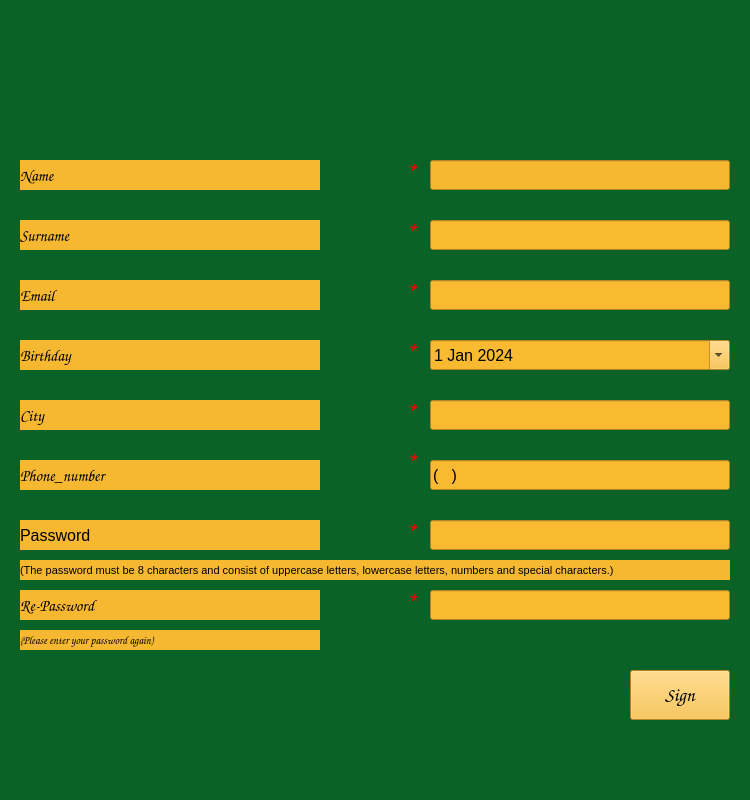
<?xml version="1.0" encoding="UTF-8"?>
<ui version="4.0">
 <class>Form</class>
 <widget class="QWidget" name="Form">
  <property name="geometry">
   <rect>
    <x>0</x>
    <y>0</y>
    <width>750</width>
    <height>800</height>
   </rect>
  </property>
  <property name="minimumSize">
   <size>
    <width>750</width>
    <height>800</height>
   </size>
  </property>
  <property name="maximumSize">
   <size>
    <width>750</width>
    <height>800</height>
   </size>
  </property>
  <property name="windowTitle">
   <string>Form</string>
  </property>
  <property name="styleSheet">
   <string notr="true">background-color: rgb(10, 98, 38);</string>
  </property>
  <widget class="QLineEdit" name="name">
   <property name="geometry">
    <rect>
     <x>430</x>
     <y>160</y>
     <width>300</width>
     <height>30</height>
    </rect>
   </property>
   <property name="minimumSize">
    <size>
     <width>300</width>
     <height>30</height>
    </size>
   </property>
   <property name="maximumSize">
    <size>
     <width>300</width>
     <height>30</height>
    </size>
   </property>
   <property name="font">
    <font>
     <pointsize>12</pointsize>
    </font>
   </property>
   <property name="styleSheet">
    <string notr="true">background-color: rgb(246, 184, 49);</string>
   </property>
  </widget>
  <widget class="QLineEdit" name="surname">
   <property name="geometry">
    <rect>
     <x>430</x>
     <y>220</y>
     <width>300</width>
     <height>30</height>
    </rect>
   </property>
   <property name="minimumSize">
    <size>
     <width>300</width>
     <height>30</height>
    </size>
   </property>
   <property name="maximumSize">
    <size>
     <width>300</width>
     <height>30</height>
    </size>
   </property>
   <property name="font">
    <font>
     <pointsize>12</pointsize>
    </font>
   </property>
   <property name="styleSheet">
    <string notr="true">background-color: rgb(249, 186, 50);</string>
   </property>
  </widget>
  <widget class="QLineEdit" name="city">
   <property name="geometry">
    <rect>
     <x>430</x>
     <y>400</y>
     <width>300</width>
     <height>30</height>
    </rect>
   </property>
   <property name="minimumSize">
    <size>
     <width>300</width>
     <height>30</height>
    </size>
   </property>
   <property name="maximumSize">
    <size>
     <width>300</width>
     <height>30</height>
    </size>
   </property>
   <property name="sizeIncrement">
    <size>
     <width>250</width>
     <height>30</height>
    </size>
   </property>
   <property name="font">
    <font>
     <pointsize>12</pointsize>
    </font>
   </property>
   <property name="styleSheet">
    <string notr="true">background-color: rgb(249, 186, 50);</string>
   </property>
  </widget>
  <widget class="QLineEdit" name="email">
   <property name="geometry">
    <rect>
     <x>430</x>
     <y>280</y>
     <width>300</width>
     <height>30</height>
    </rect>
   </property>
   <property name="minimumSize">
    <size>
     <width>300</width>
     <height>30</height>
    </size>
   </property>
   <property name="maximumSize">
    <size>
     <width>300</width>
     <height>30</height>
    </size>
   </property>
   <property name="font">
    <font>
     <pointsize>12</pointsize>
    </font>
   </property>
   <property name="styleSheet">
    <string notr="true">background-color: rgb(249, 186, 50);</string>
   </property>
  </widget>
  <widget class="QLabel" name="name_label">
   <property name="geometry">
    <rect>
     <x>20</x>
     <y>160</y>
     <width>300</width>
     <height>30</height>
    </rect>
   </property>
   <property name="minimumSize">
    <size>
     <width>300</width>
     <height>30</height>
    </size>
   </property>
   <property name="maximumSize">
    <size>
     <width>300</width>
     <height>30</height>
    </size>
   </property>
   <property name="font">
    <font>
     <family>Comic Sans MS</family>
     <pointsize>12</pointsize>
    </font>
   </property>
   <property name="styleSheet">
    <string notr="true">background-color: rgb(246, 184, 49);</string>
   </property>
   <property name="text">
    <string>Name</string>
   </property>
  </widget>
  <widget class="QLabel" name="surname_label">
   <property name="geometry">
    <rect>
     <x>20</x>
     <y>220</y>
     <width>300</width>
     <height>30</height>
    </rect>
   </property>
   <property name="minimumSize">
    <size>
     <width>300</width>
     <height>30</height>
    </size>
   </property>
   <property name="maximumSize">
    <size>
     <width>300</width>
     <height>30</height>
    </size>
   </property>
   <property name="font">
    <font>
     <family>Comic Sans MS</family>
     <pointsize>12</pointsize>
    </font>
   </property>
   <property name="styleSheet">
    <string notr="true">background-color: rgb(246, 184, 49);</string>
   </property>
   <property name="text">
    <string>Surname</string>
   </property>
  </widget>
  <widget class="QLabel" name="birth_label">
   <property name="geometry">
    <rect>
     <x>20</x>
     <y>340</y>
     <width>300</width>
     <height>30</height>
    </rect>
   </property>
   <property name="minimumSize">
    <size>
     <width>300</width>
     <height>30</height>
    </size>
   </property>
   <property name="maximumSize">
    <size>
     <width>300</width>
     <height>30</height>
    </size>
   </property>
   <property name="font">
    <font>
     <family>Comic Sans MS</family>
     <pointsize>12</pointsize>
    </font>
   </property>
   <property name="styleSheet">
    <string notr="true">background-color: rgb(246, 184, 49);</string>
   </property>
   <property name="text">
    <string>Birthday</string>
   </property>
  </widget>
  <widget class="QLabel" name="email_label">
   <property name="geometry">
    <rect>
     <x>20</x>
     <y>280</y>
     <width>300</width>
     <height>30</height>
    </rect>
   </property>
   <property name="minimumSize">
    <size>
     <width>300</width>
     <height>30</height>
    </size>
   </property>
   <property name="maximumSize">
    <size>
     <width>300</width>
     <height>30</height>
    </size>
   </property>
   <property name="font">
    <font>
     <family>Comic Sans MS</family>
     <pointsize>12</pointsize>
    </font>
   </property>
   <property name="styleSheet">
    <string notr="true">background-color: rgb(246, 184, 49);</string>
   </property>
   <property name="text">
    <string>Email</string>
   </property>
  </widget>
  <widget class="QLabel" name="city_label">
   <property name="geometry">
    <rect>
     <x>20</x>
     <y>400</y>
     <width>300</width>
     <height>30</height>
    </rect>
   </property>
   <property name="minimumSize">
    <size>
     <width>300</width>
     <height>30</height>
    </size>
   </property>
   <property name="maximumSize">
    <size>
     <width>300</width>
     <height>30</height>
    </size>
   </property>
   <property name="font">
    <font>
     <family>Comic Sans MS</family>
     <pointsize>12</pointsize>
    </font>
   </property>
   <property name="styleSheet">
    <string notr="true">background-color: rgb(246, 184, 49);</string>
   </property>
   <property name="text">
    <string>City</string>
   </property>
  </widget>
  <widget class="QLabel" name="password_label">
   <property name="geometry">
    <rect>
     <x>20</x>
     <y>520</y>
     <width>300</width>
     <height>30</height>
    </rect>
   </property>
   <property name="minimumSize">
    <size>
     <width>300</width>
     <height>30</height>
    </size>
   </property>
   <property name="maximumSize">
    <size>
     <width>300</width>
     <height>30</height>
    </size>
   </property>
   <property name="font">
    <font>
     <pointsize>12</pointsize>
    </font>
   </property>
   <property name="styleSheet">
    <string notr="true">background-color: rgb(246, 184, 49);</string>
   </property>
   <property name="text">
    <string>Password</string>
   </property>
  </widget>
  <widget class="QLineEdit" name="password">
   <property name="geometry">
    <rect>
     <x>430</x>
     <y>520</y>
     <width>300</width>
     <height>30</height>
    </rect>
   </property>
   <property name="minimumSize">
    <size>
     <width>300</width>
     <height>30</height>
    </size>
   </property>
   <property name="maximumSize">
    <size>
     <width>300</width>
     <height>30</height>
    </size>
   </property>
   <property name="font">
    <font>
     <pointsize>12</pointsize>
    </font>
   </property>
   <property name="styleSheet">
    <string notr="true">background-color: rgb(249, 186, 50);</string>
   </property>
   <property name="maxLength">
    <number>8</number>
   </property>
   <property name="echoMode">
    <enum>QLineEdit::Password</enum>
   </property>
  </widget>
  <widget class="QLineEdit" name="repassword">
   <property name="geometry">
    <rect>
     <x>430</x>
     <y>590</y>
     <width>300</width>
     <height>30</height>
    </rect>
   </property>
   <property name="minimumSize">
    <size>
     <width>300</width>
     <height>30</height>
    </size>
   </property>
   <property name="maximumSize">
    <size>
     <width>300</width>
     <height>30</height>
    </size>
   </property>
   <property name="font">
    <font>
     <pointsize>12</pointsize>
    </font>
   </property>
   <property name="styleSheet">
    <string notr="true">background-color: rgb(249, 186, 50);</string>
   </property>
   <property name="maxLength">
    <number>8</number>
   </property>
   <property name="echoMode">
    <enum>QLineEdit::Password</enum>
   </property>
  </widget>
  <widget class="QLabel" name="re_password_label">
   <property name="geometry">
    <rect>
     <x>20</x>
     <y>590</y>
     <width>300</width>
     <height>30</height>
    </rect>
   </property>
   <property name="minimumSize">
    <size>
     <width>300</width>
     <height>30</height>
    </size>
   </property>
   <property name="maximumSize">
    <size>
     <width>300</width>
     <height>30</height>
    </size>
   </property>
   <property name="font">
    <font>
     <family>Comic Sans MS</family>
     <pointsize>12</pointsize>
    </font>
   </property>
   <property name="styleSheet">
    <string notr="true">background-color: rgb(246, 184, 49);</string>
   </property>
   <property name="text">
    <string>Re-Password</string>
   </property>
  </widget>
  <widget class="QPushButton" name="sign_Button">
   <property name="geometry">
    <rect>
     <x>630</x>
     <y>670</y>
     <width>100</width>
     <height>50</height>
    </rect>
   </property>
   <property name="minimumSize">
    <size>
     <width>100</width>
     <height>50</height>
    </size>
   </property>
   <property name="maximumSize">
    <size>
     <width>100</width>
     <height>50</height>
    </size>
   </property>
   <property name="font">
    <font>
     <family>Comic Sans MS</family>
     <pointsize>14</pointsize>
    </font>
   </property>
   <property name="styleSheet">
    <string notr="true">background-color: rgb(249, 186, 50);</string>
   </property>
   <property name="text">
    <string>Sign</string>
   </property>
  </widget>
  <widget class="QLabel" name="phone_number_label">
   <property name="geometry">
    <rect>
     <x>20</x>
     <y>460</y>
     <width>300</width>
     <height>30</height>
    </rect>
   </property>
   <property name="minimumSize">
    <size>
     <width>300</width>
     <height>30</height>
    </size>
   </property>
   <property name="maximumSize">
    <size>
     <width>300</width>
     <height>30</height>
    </size>
   </property>
   <property name="font">
    <font>
     <family>Comic Sans MS</family>
     <pointsize>12</pointsize>
    </font>
   </property>
   <property name="styleSheet">
    <string notr="true">background-color: rgb(246, 184, 49);</string>
   </property>
   <property name="text">
    <string>Phone_number</string>
   </property>
  </widget>
  <widget class="QLineEdit" name="phone_number">
   <property name="geometry">
    <rect>
     <x>430</x>
     <y>460</y>
     <width>300</width>
     <height>30</height>
    </rect>
   </property>
   <property name="minimumSize">
    <size>
     <width>300</width>
     <height>30</height>
    </size>
   </property>
   <property name="maximumSize">
    <size>
     <width>300</width>
     <height>30</height>
    </size>
   </property>
   <property name="font">
    <font>
     <pointsize>12</pointsize>
    </font>
   </property>
   <property name="styleSheet">
    <string notr="true">background-color: rgb(249, 186, 50);</string>
   </property>
   <property name="inputMask">
    <string>(999)999 99 99</string>
   </property>
  </widget>
  <widget class="QDateEdit" name="birthday">
   <property name="geometry">
    <rect>
     <x>430</x>
     <y>340</y>
     <width>300</width>
     <height>30</height>
    </rect>
   </property>
   <property name="minimumSize">
    <size>
     <width>300</width>
     <height>30</height>
    </size>
   </property>
   <property name="maximumSize">
    <size>
     <width>300</width>
     <height>30</height>
    </size>
   </property>
   <property name="font">
    <font>
     <pointsize>12</pointsize>
    </font>
   </property>
   <property name="styleSheet">
    <string notr="true">background-color: rgb(249, 186, 50);</string>
   </property>
   <property name="minimumDate">
    <date>
     <year>1900</year>
     <month>1</month>
     <day>1</day>
    </date>
   </property>
   <property name="calendarPopup">
    <bool>true</bool>
   </property>
   <property name="date">
    <date>
     <year>2024</year>
     <month>1</month>
     <day>1</day>
    </date>
   </property>
  </widget>
  <widget class="QLabel" name="label">
   <property name="geometry">
    <rect>
     <x>20</x>
     <y>560</y>
     <width>710</width>
     <height>20</height>
    </rect>
   </property>
   <property name="minimumSize">
    <size>
     <width>710</width>
     <height>20</height>
    </size>
   </property>
   <property name="maximumSize">
    <size>
     <width>710</width>
     <height>20</height>
    </size>
   </property>
   <property name="font">
    <font>
     <pointsize>8</pointsize>
    </font>
   </property>
   <property name="styleSheet">
    <string notr="true">background-color: rgb(246, 184, 49);</string>
   </property>
   <property name="text">
    <string>(The password must be 8 characters and consist of uppercase letters, lowercase letters, numbers and special characters.)</string>
   </property>
  </widget>
  <widget class="QLabel" name="label_2">
   <property name="geometry">
    <rect>
     <x>410</x>
     <y>160</y>
     <width>20</width>
     <height>20</height>
    </rect>
   </property>
   <property name="minimumSize">
    <size>
     <width>20</width>
     <height>20</height>
    </size>
   </property>
   <property name="maximumSize">
    <size>
     <width>20</width>
     <height>20</height>
    </size>
   </property>
   <property name="font">
    <font>
     <pointsize>16</pointsize>
    </font>
   </property>
   <property name="styleSheet">
    <string notr="true">color: rgb(255, 0, 0);</string>
   </property>
   <property name="text">
    <string>*</string>
   </property>
  </widget>
  <widget class="QLabel" name="label_3">
   <property name="geometry">
    <rect>
     <x>410</x>
     <y>220</y>
     <width>20</width>
     <height>20</height>
    </rect>
   </property>
   <property name="minimumSize">
    <size>
     <width>20</width>
     <height>20</height>
    </size>
   </property>
   <property name="maximumSize">
    <size>
     <width>20</width>
     <height>20</height>
    </size>
   </property>
   <property name="font">
    <font>
     <pointsize>16</pointsize>
    </font>
   </property>
   <property name="styleSheet">
    <string notr="true">color: rgb(255, 0, 0);</string>
   </property>
   <property name="text">
    <string>*</string>
   </property>
  </widget>
  <widget class="QLabel" name="label_4">
   <property name="geometry">
    <rect>
     <x>410</x>
     <y>280</y>
     <width>20</width>
     <height>20</height>
    </rect>
   </property>
   <property name="minimumSize">
    <size>
     <width>20</width>
     <height>20</height>
    </size>
   </property>
   <property name="maximumSize">
    <size>
     <width>20</width>
     <height>20</height>
    </size>
   </property>
   <property name="font">
    <font>
     <pointsize>16</pointsize>
    </font>
   </property>
   <property name="styleSheet">
    <string notr="true">color: rgb(255, 0, 0);</string>
   </property>
   <property name="text">
    <string>*</string>
   </property>
  </widget>
  <widget class="QLabel" name="label_5">
   <property name="geometry">
    <rect>
     <x>410</x>
     <y>400</y>
     <width>20</width>
     <height>20</height>
    </rect>
   </property>
   <property name="minimumSize">
    <size>
     <width>20</width>
     <height>20</height>
    </size>
   </property>
   <property name="maximumSize">
    <size>
     <width>20</width>
     <height>20</height>
    </size>
   </property>
   <property name="font">
    <font>
     <pointsize>16</pointsize>
    </font>
   </property>
   <property name="styleSheet">
    <string notr="true">color: rgb(255, 0, 0);</string>
   </property>
   <property name="text">
    <string>*</string>
   </property>
  </widget>
  <widget class="QLabel" name="label_6">
   <property name="geometry">
    <rect>
     <x>410</x>
     <y>450</y>
     <width>20</width>
     <height>20</height>
    </rect>
   </property>
   <property name="minimumSize">
    <size>
     <width>20</width>
     <height>20</height>
    </size>
   </property>
   <property name="maximumSize">
    <size>
     <width>20</width>
     <height>20</height>
    </size>
   </property>
   <property name="font">
    <font>
     <pointsize>16</pointsize>
    </font>
   </property>
   <property name="styleSheet">
    <string notr="true">color: rgb(255, 0, 0);</string>
   </property>
   <property name="text">
    <string>*</string>
   </property>
  </widget>
  <widget class="QLabel" name="label_7">
   <property name="geometry">
    <rect>
     <x>410</x>
     <y>520</y>
     <width>20</width>
     <height>20</height>
    </rect>
   </property>
   <property name="minimumSize">
    <size>
     <width>20</width>
     <height>20</height>
    </size>
   </property>
   <property name="maximumSize">
    <size>
     <width>20</width>
     <height>20</height>
    </size>
   </property>
   <property name="sizeIncrement">
    <size>
     <width>20</width>
     <height>20</height>
    </size>
   </property>
   <property name="font">
    <font>
     <pointsize>16</pointsize>
    </font>
   </property>
   <property name="styleSheet">
    <string notr="true">color: rgb(255, 0, 0);</string>
   </property>
   <property name="text">
    <string>*</string>
   </property>
  </widget>
  <widget class="QLabel" name="label_8">
   <property name="geometry">
    <rect>
     <x>410</x>
     <y>590</y>
     <width>20</width>
     <height>20</height>
    </rect>
   </property>
   <property name="minimumSize">
    <size>
     <width>20</width>
     <height>20</height>
    </size>
   </property>
   <property name="maximumSize">
    <size>
     <width>20</width>
     <height>20</height>
    </size>
   </property>
   <property name="font">
    <font>
     <pointsize>16</pointsize>
    </font>
   </property>
   <property name="styleSheet">
    <string notr="true">color: rgb(255, 0, 0);</string>
   </property>
   <property name="text">
    <string>*</string>
   </property>
  </widget>
  <widget class="QLabel" name="label_10">
   <property name="geometry">
    <rect>
     <x>20</x>
     <y>630</y>
     <width>300</width>
     <height>20</height>
    </rect>
   </property>
   <property name="minimumSize">
    <size>
     <width>300</width>
     <height>20</height>
    </size>
   </property>
   <property name="maximumSize">
    <size>
     <width>270</width>
     <height>20</height>
    </size>
   </property>
   <property name="font">
    <font>
     <family>Comic Sans MS</family>
     <pointsize>8</pointsize>
    </font>
   </property>
   <property name="styleSheet">
    <string notr="true">background-color: rgb(246, 184, 49);</string>
   </property>
   <property name="text">
    <string>(Please enter your password again)</string>
   </property>
  </widget>
  <widget class="QLabel" name="label_11">
   <property name="geometry">
    <rect>
     <x>410</x>
     <y>340</y>
     <width>20</width>
     <height>20</height>
    </rect>
   </property>
   <property name="minimumSize">
    <size>
     <width>20</width>
     <height>20</height>
    </size>
   </property>
   <property name="maximumSize">
    <size>
     <width>20</width>
     <height>20</height>
    </size>
   </property>
   <property name="font">
    <font>
     <pointsize>16</pointsize>
    </font>
   </property>
   <property name="styleSheet">
    <string notr="true">color: rgb(255, 0, 0);</string>
   </property>
   <property name="text">
    <string>*</string>
   </property>
  </widget>
 </widget>
 <resources/>
 <connections/>
</ui>
